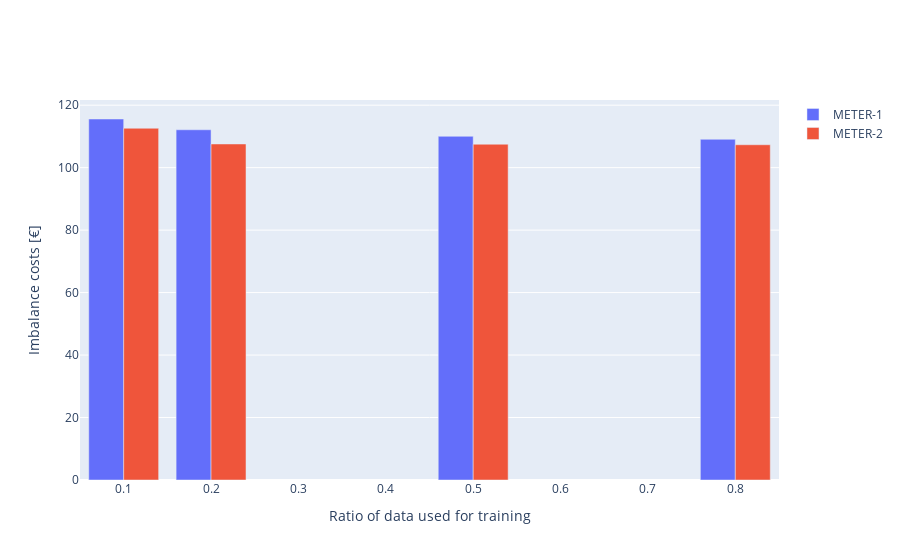

The code cell stored with this chart in its notebook:
### Code cell
# TODO run for missing ratios,

# make the plot for the paper with matplotlib instead of plotly


import plotly.graph_objects as go

t = df_metrics_all.loc[df_metrics_all['model_setup'] == 'prediction_additive']

fig = go.Figure()

for meter_scen, group_df in t.groupby('METER_SCEN'):
    fig.add_trace(go.Bar(x=group_df['train_ratio'], y=group_df['imbalance_costs'], name='METER-' + str(meter_scen)))

fig.update_layout(barmode='group',
                  xaxis_title="Ratio of data used for training",
                  yaxis_title="Imbalance costs [€]",)
fig.show()

### Figure 1 — Plotly figure (JSON) as saved in the notebook; plotly's stock layout.template omitted (floating-point values rounded to 4 significant figures)
{"data": [{"name": "METER-1", "type": "bar", "x": [0.1, 0.2, 0.5, 0.8], "y": [115.6, 112.1, 110.0, 109.1]}, {"name": "METER-2", "type": "bar", "x": [0.1, 0.2, 0.5, 0.8], "y": [112.6, 107.6, 107.5, 107.3]}], "layout": {"barmode": "group", "xaxis": {"title": {"text": "Ratio of data used for training"}}, "yaxis": {"title": {"text": "Imbalance costs [€]"}}}}
